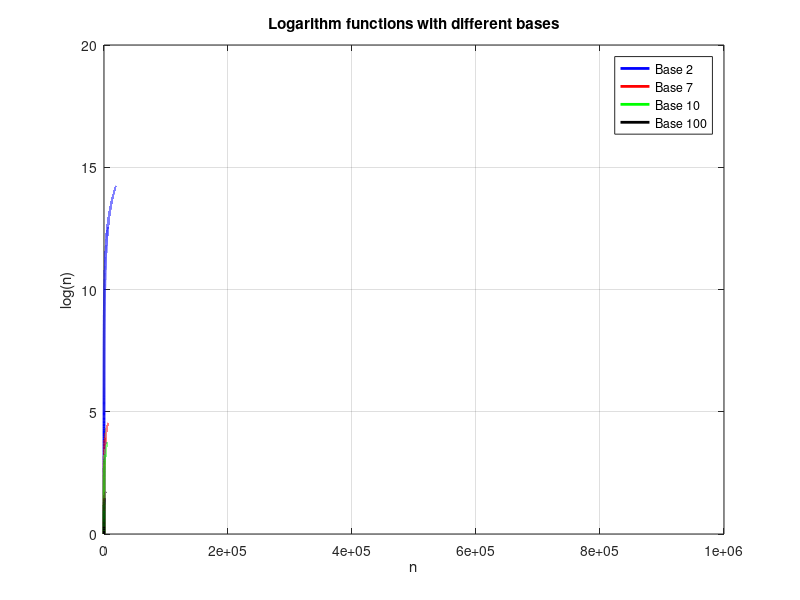

This figure's MATLAB source:
n = 1:1000000;  % Adjust as needed for 'large values' of n

% Calculate logarithms with different bases
log2_n = log2(n);  % Base 2
log7_n = log(n) / log(7);  % Change of base to 7
log10_n = log10(n);  % Base 10
log100_n = log(n) / log(100);  % Change of base to 100

% Plot the logarithm functions
figure;
plot(n, log2_n, 'b', 'LineWidth', 2);
hold on;
plot(n, log7_n, 'r', 'LineWidth', 2);
plot(n, log10_n, 'g', 'LineWidth', 2);
plot(n, log100_n, 'k', 'LineWidth', 2);

% Labels and legend
xlabel('n'); ylabel('log(n)');
title('Logarithm functions with different bases');
legend('Base 2', 'Base 7', 'Base 10', 'Base 100');
grid on; hold off;